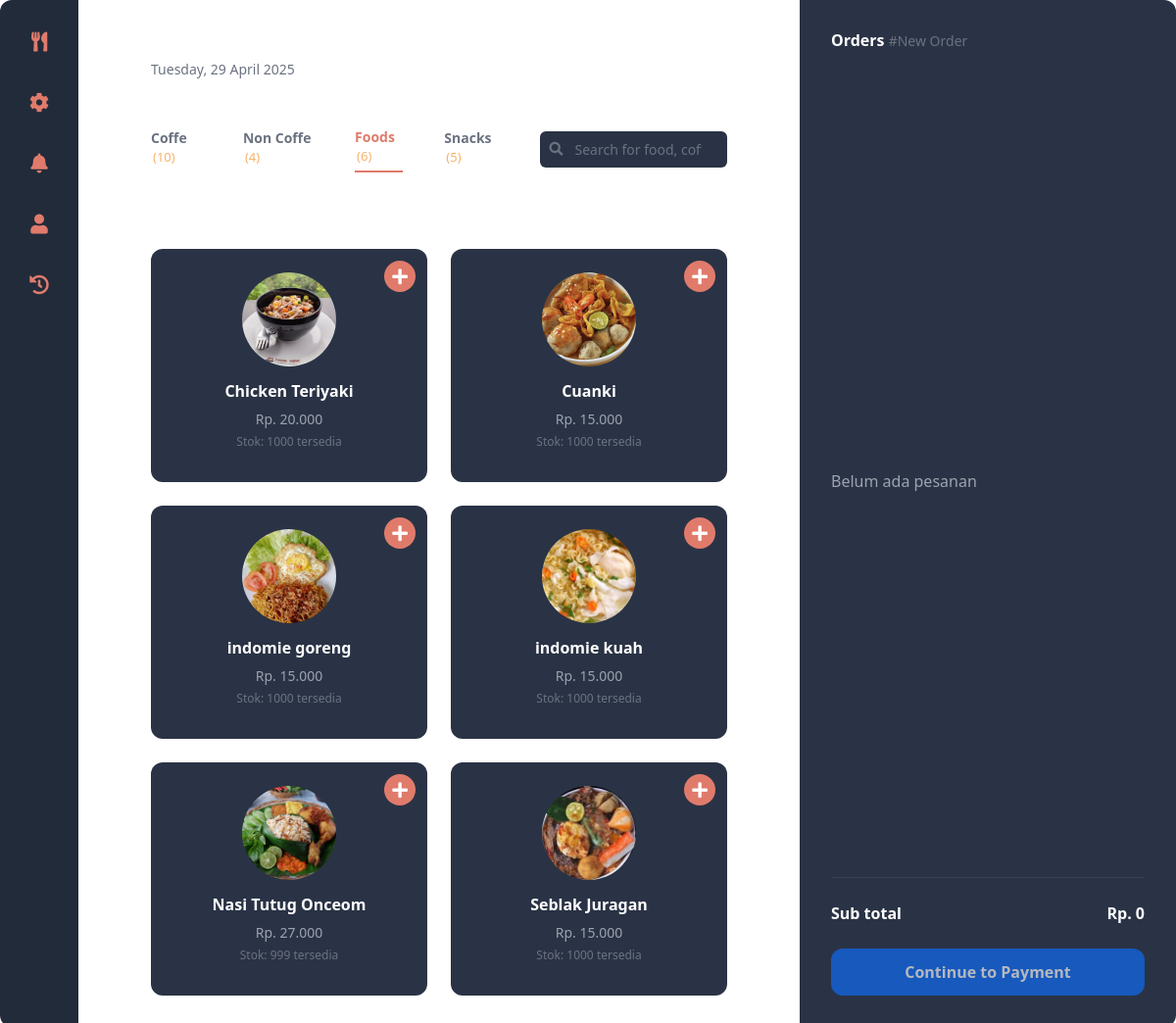
/WEBPRO/pages/kasir/kasir.php?type=makanan_berat (signed in), run on the app's committed database.
### tables this page shows
CREATE TABLE `menu` (
  `id` int(11) NOT NULL,
  `nama` varchar(100) DEFAULT NULL,
  `url_foto` varchar(255) DEFAULT NULL,
  `type` enum('makanan_berat','minuman','cemilan','kopi') DEFAULT NULL,
  `price` decimal(10,2) DEFAULT NULL,
  `quantity` int(11) NOT NULL,
  `deskripsi` text DEFAULT NULL,
  `status` enum('tersedia','habis') NOT NULL,
  `created_at` timestamp NOT NULL DEFAULT current_timestamp(),
  `updated_at` timestamp NOT NULL DEFAULT current_timestamp() ON UPDATE current_timestamp()
);

### WEBPRO/pages/kasir/kasir.php (the view, shortened to what this page needs)
<?php
include '../../koneksi.php';
$countQuery = "SELECT type, COUNT(*) as total FROM menu WHERE quantity > 0 GROUP BY type";
$countResult = $conn->query($countQuery);
$menuCounts = [];
if ($countResult->num_rows > 0) {
    while ($countRow = $countResult->fetch_assoc()) {
        $menuCounts[$countRow['type']] = $countRow['total'];
    }
}
?>
<html lang="en">
<head>
    <link rel="stylesheet" href="https://cdnjs.cloudflare.com/ajax/libs/font-awesome/5.15.3/css/all.min.css" />
    <link href="https://cdn.jsdelivr.net/npm/bootstrap@5.3.0/dist/css/bootstrap.min.css" rel="stylesheet">
</head>
<body>
    <div class="container" role="main">
        <?php include '../../views/kasir/sidebar.php';  ?>
        <main>
            <header>
                <h1>Tapal Kuda</h1>
                <p>Tuesday, 29 April 2025</p>
            </header>
            <nav class="tabs" aria-label="Dish categories">
                <a href="kasir.php" class="tab-link <?php echo (!isset($_GET['type']) || empty($_GET['type'])) ? 'active' : ''; ?>">
                    Coffe <span>(<?php echo isset($menuCounts['kopi']) ? $menuCounts['kopi'] : 0; ?>)</span>
                </a>
                <a href="kasir.php?type=minuman" class="tab-link <?php echo (isset($_GET['type']) && $_GET['type'] == 'minuman') ? 'active' : ''; ?>">
                    Non Coffe <span>(<?php echo isset($menuCounts['minuman']) ? $menuCounts['minuman'] : 0; ?>)</span>
                </a>
                <a href="kasir.php?type=makanan_berat" class="tab-link <?php echo (isset($_GET['type']) && $_GET['type'] == 'makanan_berat') ? 'active' : ''; ?>">
                    Foods <span>(<?php echo isset($menuCounts['makanan_berat']) ? $menuCounts['makanan_berat'] : 0; ?>)</span>
                </a>
                <a href="kasir.php?type=cemilan" class="tab-link <?php echo (isset($_GET['type']) && $_GET['type'] == 'cemilan') ? 'active' : ''; ?>">
                    Snacks <span>(<?php echo isset($menuCounts['cemilan']) ? $menuCounts['cemilan'] : 0; ?>)</span>
                </a>
                <div class="search-container">
                    <input type="search" placeholder="Search for food, coffe, etc.." aria-label="Search for food, coffee, etc." id="searchInput" />
                </div>
            </nav>
            <?php
            $sql = "SELECT * FROM menu";
            if (isset($_GET['type']) && !empty($_GET['type'])) {
                $type = $conn->real_escape_string($_GET['type']);
                $sql .= " WHERE type = '$type'";
            }
            if (strpos($sql, 'WHERE') !== false) {
                 $sql .= " AND status = 'tersedia'";
            } else {
                 $sql .= " WHERE status = 'tersedia'";
            }
            $sql .= " ORDER BY nama ASC";
            $result = $conn->query($sql);
            ?>
            <section class="choose-dishes" aria-label="Choose Dishes">
                <h2>Choose Dishes</h2>
                <div class="dishes-grid" id="dishesGrid">
                    <?php
                    if ($result->num_rows > 0) {
                        while ($row = $result->fetch_assoc()) {
                    ?>
                    <article class="dish-card"
                             data-id="<?php echo $row['id']; ?>"
                             data-name="<?php echo htmlspecialchars($row['nama']); ?>"
                             data-price="<?php echo $row['price']; ?>"
                             data-img="<?php echo $row['url_foto']; ?>"
                             data-initial-quantity="<?php echo $row['quantity']; ?>"> <img src="../../asset/<?php echo $row['url_foto']; ?>" alt="<?php echo $row['nama']; ?>" width="96" height="96" />
                        <h3><?php echo $row['nama']; ?></h3>
                        <p class="price">Rp. <?php echo number_format($row['price'], 0, ',', '.'); ?></p>
                        <p class="available">Stok: <span class="stock-qty"><?php echo $row['quantity']; ?></span> tersedia</p>
                        <button class="add-to-order" type="button" title="Tambah ke pesanan" <?php echo ($row['quantity'] <= 0) ? 'disabled' : ''; ?>>
                            <i class="fas fa-plus"></i>
                        </button>
                    </article>
                    <?php
                        }
                    } else {
                        echo "<p>Menu tidak tersedia.</p>";
                    }
                    ?>
                </div>
            </section>
        </main>
        <aside class="orders-panel" aria-label="Orders panel">
            <header>
                <h2>Orders <span id="order-id-display">#New Order</span></h2>
            </header>
            <ul class="order-list">
            </ul>
            <footer>
                <div class="subtotal">
                    <span>Sub total</span>
                    <span id="final-subtotal">Rp. 0</span>
                </div>
                <button type="button" class="btn btn-primary" data-bs-toggle="modal" data-bs-target="#paymentModal" id="checkoutButton" disabled>Continue to Payment</button>
            </footer>
        </aside>
    </div>
</body>
</html>

### WEBPRO/pages/kasir/kasir.php (style rules this page uses)
* { box-sizing: border-box; }
html, body { width: 100%; margin: 0; padding: 0; height: 100%; font-family: 'Inter', sans-serif; background-color: #1c2431; }
.container { display: flex; height: 100vh; }
main { flex: 1; padding: 32px; display: flex; flex-direction: column; gap: 24px; height: 100vh; min-height: 100vh; margin-left: 80px; margin-right: 384px; overflow-y: auto; position: relative; }
main header { margin-bottom: 24px; }
main header h1 { color: white; font-weight: 600; font-size: 20px; margin: 0 0 4px 0; }
main header p { font-size: 14px; color: #6b7280; margin: 0; }
nav.tabs { display: flex; align-items: center; gap: 24px; font-size: 14px; font-weight: 600; }
.tab-link { background: none; border: none; color: #6b7280; padding-bottom: 4px; cursor: pointer; font-size: 14px; font-weight: 600; text-decoration: none; margin-right: 18px; }
.tab-link.active { color: #e07b6c; border-bottom: 2px solid #e07b6c; }
.tab-link span { color: #f7b267; font-weight: 400; font-size: 13px; margin-left: 2px; }
.search-container { margin-left: auto; position: relative; width: 240px; }
.search-container input[type="search"] { width: 100%; padding: 8px 12px 8px 36px; border-radius: 6px; border: none; background-color: #2a3345; color: #9ca3af; font-size: 14px; }
.search-container input::placeholder { color: #6b7280; }
section.choose-dishes h2 { font-weight: 700; color: white; margin-bottom: 16px; }
.dishes-grid { display: grid; grid-template-columns: repeat(auto-fill, minmax(200px, 1fr)); gap: 24px; }
.dish-card { background-color: #2a3345; border-radius: 12px; padding: 24px 24px 32px 24px; text-align: center; color: #9ca3af; display: flex; flex-direction: column; align-items: center; position: relative; }
.dish-card img { width: 96px; height: 96px; border-radius: 50%; object-fit: cover; margin-bottom: 16px; }
.dish-card h3 { color: white; font-weight: 600; margin: 0 0 8px 0; font-size: 16px; }
.dish-card p.price { margin: 0 0 4px 0; font-size: 14px; }
.dish-card p.available { margin: 0; font-size: 12px; color: #6b7280; }
.dish-card button.add-to-order { position: absolute; top: 12px; right: 12px; background: #e07b6c; color: #fff; border: none; border-radius: 50%; width: 32px; height: 32px; font-size: 18px; display: flex; align-items: center; justify-content: center; cursor: pointer; transition: background 0.2s; z-index: 2; }
aside.orders-panel { background-color: #2a3345; width: 384px; border-top-right-radius: 12px; border-bottom-right-radius: 12px; padding: 32px; display: flex; flex-direction: column; justify-content: space-between; height: 100vh; position: fixed; right: 0; top: 0; overflow-y: auto; z-index: 100; }
aside.orders-panel header h2 { color: white; font-weight: 600; font-size: 16px; margin: 0 0 12px 0; }
aside.orders-panel header h2 span { color: #6b7280; font-weight: 400; font-size: 14px; }
ul.order-list { list-style: none; padding: 0; margin: 24px 0 0 0; display: flex; flex-direction: column; gap: 20px; }
aside.orders-panel footer { border-top: 1px solid #374151; padding-top: 24px; }
aside.orders-panel footer .discount, aside.orders-panel footer .subtotal { display: flex; justify-content: space-between; font-size: 12px; margin-bottom: 8px; }
aside.orders-panel footer .subtotal { font-weight: 700; color: white; font-size: 16px; margin-bottom: 24px; }
aside.orders-panel footer button { width: 100%; background-color: #e07b6c; border: none; border-radius: 12px; padding: 12px 0; font-weight: 700; color: white; font-size: 16px; cursor: pointer; }

### data on the page
menu: url_foto (picture), nama "Chicken Teriyaki", price "20.000", quantity "1000"
menu: url_foto (picture), nama "Cuanki", price "15.000", quantity "1000"
menu: url_foto (picture), nama "indomie goreng", price "15.000", quantity "1000"
menu: url_foto (picture), nama "indomie kuah", price "15.000", quantity "1000"
menu: url_foto (picture), nama "Nasi Tutug Onceom", price "27.000", quantity "999"
menu: url_foto (picture), nama "Seblak Juragan", price "15.000", quantity "1000"

### other printed values
$menuCounts['kopi'] "10"
$menuCounts['minuman'] "4"
$menuCounts['makanan_berat'] "6"
$menuCounts['cemilan'] "5"
